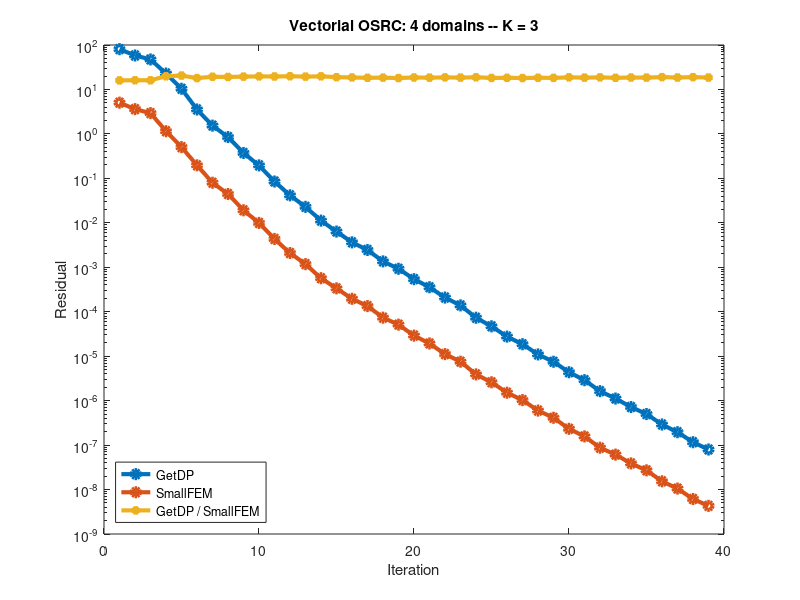

Source code (MATLAB):
%%%%%%%%%%%%%%%%%%%%%%%%%%%%%%%
%% GetDP vs SmallFEM         %%
%% Vectorial OSRC: 4 domains %%
%% K = 3                     %%
%%%%%%%%%%%%%%%%%%%%%%%%%%%%%%%

clear all;
close all;

getdp = ...
    [
        8.062667716291e+01
        5.810755153149e+01
        4.729242365351e+01
        2.280150532701e+01
        1.036137935355e+01
        3.544728063324e+00
        1.536068857315e+00
        8.495937358121e-01
        3.719246241784e-01
        1.957190081800e-01
        8.495845225345e-02
        4.150646444228e-02
        2.287323234518e-02
        1.121206366245e-02
        6.360271230924e-03
        3.637724729628e-03
        2.448312483816e-03
        1.356430889082e-03
        9.246241129813e-04
        5.398900201709e-04
        3.555129061932e-04
        2.082401203808e-04
        1.388963127300e-04
        7.320940409505e-05
        4.700098187249e-05
        2.755608723121e-05
        1.858126690306e-05
        1.095564392976e-05
        7.490472781144e-06
        4.353029822607e-06
        2.888446145317e-06
        1.633829622176e-06
        1.115049752148e-06
        7.184000973000e-07
        4.992331931659e-07
        2.904646281884e-07
        1.951159790691e-07
        1.161354021329e-07
        7.958813903292e-08
    ];

smallfem = ...
    [
        5.041014220351e+00
        3.604816336092e+00
        2.936867326511e+00
        1.150913467149e+00
        5.048064554895e-01
        1.965279668062e-01
        7.972939797427e-02
        4.448905424500e-02
        1.915087791619e-02
        9.944706948748e-03
        4.338348187028e-03
        2.090847658396e-03
        1.177839113162e-03
        5.676861083470e-04
        3.360228915641e-04
        1.954732634664e-04
        1.339714344724e-04
        7.357584349142e-05
        5.121367293018e-05
        2.904155315036e-05
        1.931203075194e-05
        1.113828769332e-05
        7.517096275162e-06
        3.893444350352e-06
        2.588198495214e-06
        1.507856585101e-06
        1.027230092076e-06
        5.976771282000e-07
        4.112851412108e-07
        2.324101527339e-07
        1.567539718185e-07
        8.731880576424e-08
        6.106398273071e-08
        3.870211452940e-08
        2.704802716703e-08
        1.532583200927e-08
        1.051350327229e-08
        6.132643786054e-09
        4.295316912150e-09
    ];

it = [1:size(smallfem, 1)];

semilogy(it, ...
         getdp,             '-o', 'linewidth', 3, ...
         smallfem,          '-o', 'linewidth', 3, ...
         getdp ./ smallfem, '-*', 'linewidth', 3);
legend({'GetDP', 'SmallFEM', 'GetDP / SmallFEM'}, 'location', 'SouthWest');
title('Vectorial OSRC: 4 domains -- K = 3');
xlabel('Iteration');
ylabel('Residual');

print('vosrc3.png');
